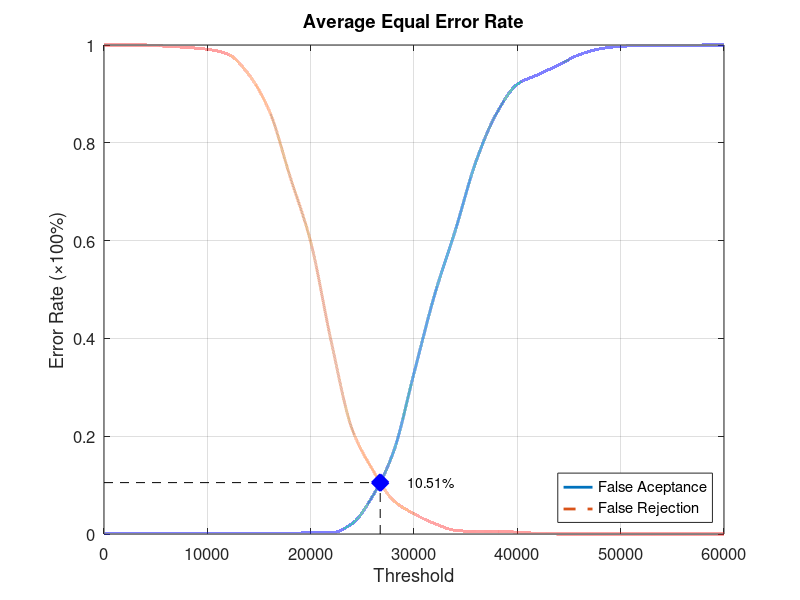
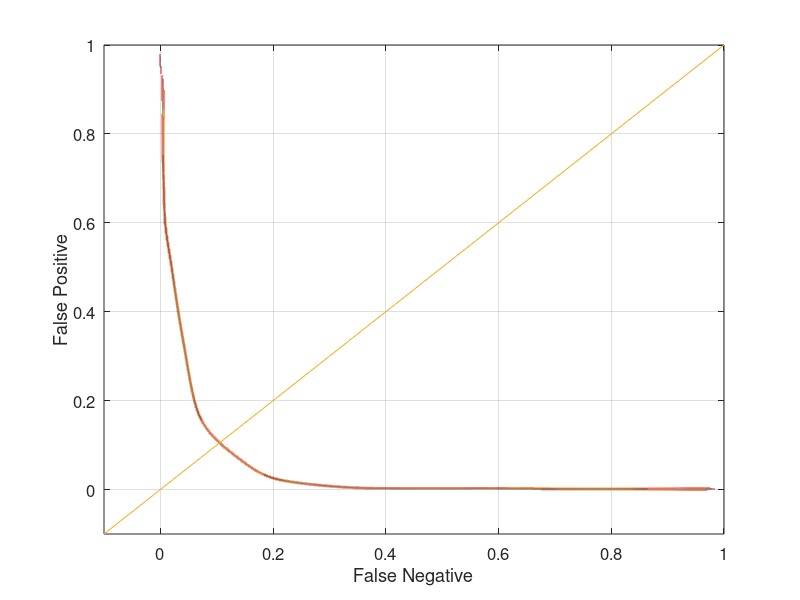

MATLAB code to generate these figures, in order:
function yEER = Experiment1Average
close all;
clear;
clc;
x = 0:2000:60000;
xq = 0:0.5:60000;

y0 = [0 0.00131579 0.00131579 0.00131579 0.00131579 0.00131579 0.00131579 0.00131579 0.00131579 0.00131579 0.00263158 0.00263158 0.0210526 0.0776316 0.167105 0.328947 0.489474 0.621053 0.761842 0.860526 0.919737 0.939474 0.959211 0.980263 0.992105 0.997368 0.998684 0.998684 0.998684 1 1];
yy0 = interp1(x, y0, xq, 'pchip');
y1 = [1 1 1 0.9975 0.995 0.99125 0.98125 0.94 0.865 0.73125 0.5975 0.3925 0.215 0.13125 0.06875 0.04125 0.02125 0.0075 0.005 0.005 0.00375 0.00125 0 0 0 0 0 0 0 0 0];
yy1 = interp1(x, y1, xq, 'pchip');

% Calculating EER: 
y2 = abs(y0 - y1);
find(y2 == min(y2))
yy2 = abs(yy0 - yy1);
xEER = find(yy2 == min(yy2));
xEERIndex = xq(xEER) % X-axis EER
yEER = yy0(xEER) % Y-axis EER

main = figure
plot(xq, yy0,'-','LineWidth', 2);	hold on
plot(xq, yy1,'--','LineWidth', 2);	hold on
plot([xEERIndex xEERIndex], [0 yEER], 'k--');	hold on
plot([0 xEERIndex], [yEER yEER], 'k--');	hold on
plot(xEERIndex, yEER, 'bx', 'LineWidth', 10);	hold on
text(xEERIndex + 10 * xEERIndex / 100, yEER, [num2str(round((10000 * yEER)) / 100) '%'])
legend('False Aceptance', 'False Rejection', 'Location', 'SouthEast')
xlabel('Threshold')
ylabel('Error Rate (\times100%)')
title('Average Equal Error Rate')
set(gca, 'FontSize', 12)
axis([0 60000 0 1])
grid on

print(main, 'Experiment1AverageMain', '-dpng');
FNRxFPR = figure('Color', [1 1 1]);
plot(yy1, yy0, '-', yy1, yy0, 'LineWidth', 2);
hold on
y = -0.1:0.1:1
plot(y, y); 
set(gca, 'FontSize', 12)
xlabel('False Negative')
ylabel('False Positive')
axis([-0.1 1 -0.1 1])
set(gca, 'FontSize', 12)
grid on

print(FNRxFPR, 'Experiment1AverageFNRxFPR','-dpng');
end
